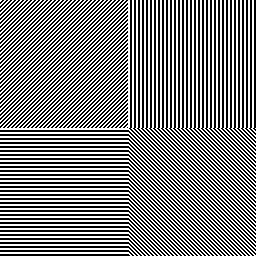
#> input picture testIM.png, 256 x 256 px
$ python test.py
#> lines starting #> are read from the running program, lines starting #| are printed output that depends on the picture; long printed decimals are rounded
### config.py
import os
import cv2
# os.system("pip install numpy")
# os.system("pip install opencv-python")
# os.system("pip install torch")
im = "testIM.png"
image = cv2.imread(im)
#> image is the input picture: shape (256, 256, 3); 50% white in thin lines or dots
image2=cv2.cvtColor(image, cv2.COLOR_BGR2HSV)
#> image2: shape (256, 256, 3); mean H, S, V 0, 0, 127.5
H,S,V=cv2.split(image2)
#> H: shape (256, 256); every value is 0
#> V: shape (256, 256); 50% white in thin lines or dots

### test.py
import numpy as np
# import matplotlib.pyplot as mpl
import time
# import cv2
# import multiprocessing as mp
# from numba import njit
from config import V
def steps(func):
     def _wrapper(*args,**kwargs):
         arrV=np.stack([func(np.stack([np.roll(V/255, i*j, axis=0) for i in range(-5, 5)])) for j in range(1,5)])
         arrW= np.stack([func(np.stack([np.roll(V / 255, i * j, axis=1) for i in range(-5, 5)])) for j in range(1, 5)])
         arrPlus = np.stack([func(np.stack([np.roll(np.roll(V / 255, i*j, axis=0),i*j,axis =1) for i in range(-5, 5)])) for j in range(1, 5)])
         arrMin = np.stack([func(np.stack([np.roll(np.roll(V / 255, i*j, axis=0),-1*i*j,axis =1) for i in range(-5, 5)])) for j in range(1, 5)])
         arrFul=np.concatenate([arrV,arrW,arrPlus,arrMin],axis=0)
         #print(np.shape(arrFul))
         return arrFul
     return _wrapper

def timeit(func):
    def _wrapper(*args,**kwargs):
        t0=time.time()
        func(*args,**kwargs)
        t1=time.time()-t0

        print('массивы numpy',t1)
    return _wrapper
@timeit
@steps
#@njit(parallel=True)
def findT(arr,L=5):
#> called with arr = array of shape (10, 256, 256), L = 5
    qSum = np.cos((arr[0] * np.pi) / (2 * L))
#> qSum: shape (256, 256) float64; values 0.951 (black) and 1 (white), 50% white in thin lines or dots
    vp = np.zeros(np.shape(arr[0]))
    vm = np.zeros(np.shape(arr[0]))
    zeros = np.zeros(np.shape(arr[0]))
    for i in range(9):
        d=arr[i]-arr[i+1]
        q = np.cos((i * np.pi) / (2 * L)) / (qSum+0.000001)
        s = np.sign(d)
        g = np.sum((s[1:]-s[:-1]) !=0,axis=0)
        qSum += np.cos((arr[i]*np.pi)/(2*L))
        vm += -1*(np.where(d<0,d*q,zeros))
        vp += np.where(d > 0, d*q,  zeros)
    v=np.minimum(vp,vm)
    t=np.arctan(v*g)
    return t

# [10 lines of commented-out code are left out]
text4=findT(V/255)
#> call 3 of findT, with arr = array of shape (10, 256, 256), L = 5
#> after the loop in findT (call 3), `for i in range(9):`:
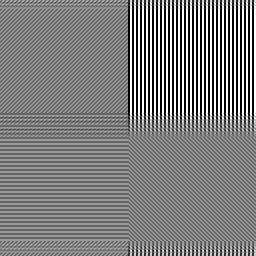
#> qSum: shape (256, 256) float64; min 9.51, max 10, mean 9.76; drawn with min black and max white
#> after the loop in findT (call 3), `for i in range(9):`:
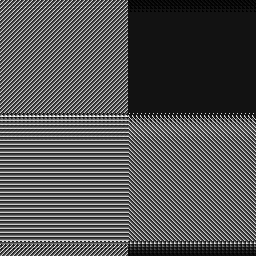
#> vm: shape (256, 256) float64; min -0.0945, max 1.23, mean 0.332; drawn with min black and max white
#> after the loop in findT (call 3), `for i in range(9):`:
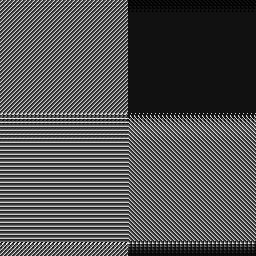
#> vp: shape (256, 256) float64; min -0.0945, max 1.28, mean 0.345; drawn with min black and max white
#> call 4 of findT, with arr = array of shape (10, 256, 256), L = 5
#> after the loop in findT (call 4), `for i in range(9):`:
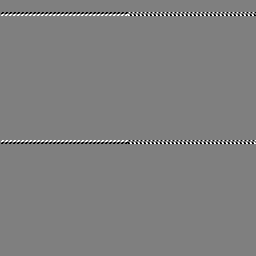
#> d: shape (256, 256) float64; min -1, max 1, mean 0; drawn with min black and max white
#> after the loop in findT (call 4), `for i in range(9):`:
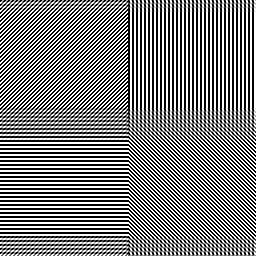
#> qSum: shape (256, 256) float64; min 9.51, max 10, mean 9.76; drawn with min black and max white
#> after the loop in findT (call 4), `for i in range(9):`:
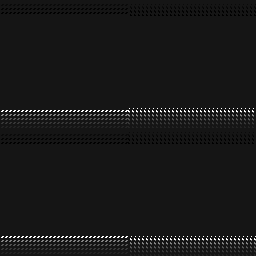
#> vm: shape (256, 256) float64; min -0.0899, max 1, mean 0.0136; drawn with min black and max white
#> in findT (call 4), `t=np.arctan(v*g)`:
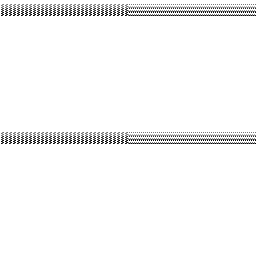
#> t: shape (256, 256) float64; min -0.647, max 0, mean -0.0198; drawn with min black and max white
#| массивы numpy 0.6016

# [21 lines of commented-out code are left out]
